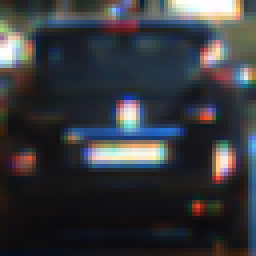
#> input picture vehicles/KITTI_extracted/1239.png, 64 x 64 px (shown 4 times larger); its folder holds only this picture in this run
$ jupyter execute --allow-errors Untitled-Copy4.ipynb   (shell and % lines are left out)   (older library calls are emulated)
#> lines starting #> are read from the running program, lines starting #| are printed output that depends on the picture
[cell 1]
import os
import glob
import matplotlib.image as mpimg
import matplotlib
import matplotlib.pyplot as plt
import numpy as np
import cv2
import time
from sklearn.preprocessing import StandardScaler
from skimage.feature import hog
import time
from sklearn.svm import LinearSVC
from sklearn.model_selection import train_test_split
from sklearn.preprocessing import StandardScaler
from tqdm import tqdm
import pickle
from scipy.ndimage.measurements import label
from moviepy.editor import VideoFileClip
from IPython.display import HTML

[cell 2]
car_images = []
noncar_images = []
car_images.extend(glob.glob('vehicles/KITTI_extracted/*'))
#> (the rest of this cell did not finish here and is left out)

[cell 3]
# Define a function to compute color histogram features
def color_hist(img, nbins=32, bins_range=(0, 256), vis=False):

    bins_range=(0, 256)
    # Compute the histogram of the color channels separately
    channel1_hist = np.histogram(img[:,:,0], bins=nbins, range=bins_range)
    channel2_hist = np.histogram(img[:,:,1], bins=nbins, range=bins_range)
    channel3_hist = np.histogram(img[:,:,2], bins=nbins, range=bins_range)

    # Generating bin centers
    bin_edges = channel1_hist[1] #all three bins are the same size
    bin_centers = (bin_edges[1:] + bin_edges[0:len(bin_edges) - 1])/2

    hist_features = np.concatenate((channel1_hist[0],channel2_hist[0],channel3_hist[0]))
    if vis == True:
        return channel1_hist, channel2_hist, channel3_hist, bin_centers
    else:
        return hist_features

# Generate a random index to look at a car image
ind = np.random.randint(0, len(car_images))
# Read in the image
img = cv2.imread(car_images[ind])
#> img is the input picture: shape (64, 64, 3); mean B, G, R 60.6, 56, 54.3
image = cv2.cvtColor(img, cv2.COLOR_BGR2RGB)
# Compute color histogram features of the test image
channel1_hist, channel2_hist, channel3_hist, bin_centers = color_hist(image, vis=True)
#> in color_hist, `bin_edges = channel1_hist[1]`: bin_edges = 33 values from 0 to 256
#> in color_hist, `bin_centers = (bin_edges[1:] + bin_edges[0:len(bin_edges) - 1])/2`: bin_centers = 32 values from 4 to 252
#> in color_hist, `hist_features = np.concatenate((channel1_hist[0],channel2_hist[0],chan..`: hist_features = 96 values, max 842 at index 66, min 0 at index 32, mean 128
#> bin_centers = 32 values from 4 to 252
# Plot the examples
#> (the rest of this cell did not finish here and is left out)

[cell 4]
def get_hog_features(img, orient, pix_per_cell, cell_per_block,
                        vis=False, feature_vec=True):
    # Call with two outputs if vis==True
    if vis == True:
        features, hog_image = hog(img, orientations=orient,
                                  pixels_per_cell=(pix_per_cell, pix_per_cell),
                                  cells_per_block=(cell_per_block, cell_per_block), block_norm= 'L2-Hys',
                                  transform_sqrt=False,
                                  visualise=True, feature_vector=False)
        return features, hog_image
    # Otherwise call with one output
    else:
        features = hog(img, orientations=orient,
                       pixels_per_cell=(pix_per_cell, pix_per_cell),
                       cells_per_block=(cell_per_block, cell_per_block), block_norm= 'L2-Hys',
                       transform_sqrt=False,
                       visualise=False, feature_vector=feature_vec)
        return features

# Generate a random index to look at a car image
ind = np.random.randint(0, len(car_images))
# Read in the image
image = mpimg.imread(car_images[ind])
gray = cv2.cvtColor(image, cv2.COLOR_RGB2GRAY)
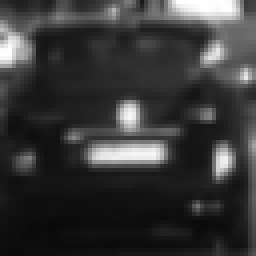
#> gray: shape (64, 64) float32 (shown 4 times larger); min 0.0406, max 1, mean 0.22
# Define HOG parameters
orient = 9
pix_per_cell = 8
cell_per_block = 2
# Call our function with vis=True to see an image output
features, hog_image = get_hog_features(gray, orient,
                        pix_per_cell, cell_per_block,
                        vis=True, feature_vec=False)
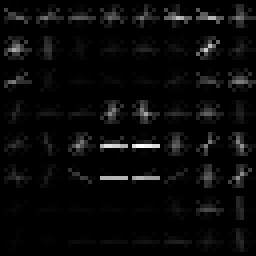
#> hog_image: shape (64, 64) float32 (shown 4 times larger); min 0, max 0.24, mean 0.00903; drawn with min black and max white

# Plot the examples
#> (the rest of this cell did not finish here and is left out)

[cell 5]
# Define a function to compute color histogram features
# Pass the color_space flag as 3-letter all caps string
# like 'HSV' or 'LUV' etc.
def bin_spatial(img, color_space='RGB', size=(32, 32)):
    # Convert image to new color space (if specified)
    if color_space != 'RGB':
        if color_space == 'HSV':
            feature_image = cv2.cvtColor(img, cv2.COLOR_RGB2HSV)
        elif color_space == 'LUV':
            feature_image = cv2.cvtColor(img, cv2.COLOR_RGB2LUV)
        elif color_space == 'HLS':
            feature_image = cv2.cvtColor(img, cv2.COLOR_RGB2HLS)
        elif color_space == 'YUV':
            feature_image = cv2.cvtColor(img, cv2.COLOR_RGB2YUV)
        elif color_space == 'YCrCb':
            feature_image = cv2.cvtColor(img, cv2.COLOR_RGB2YCrCb)
    else: feature_image = np.copy(img)
    # Use cv2.resize().ravel() to create the feature vector
    features = cv2.resize(feature_image, size).ravel()
    # Return the feature vector
    return features

feature_vec = bin_spatial(image, color_space='RGB', size=(32, 32))
#> in bin_spatial, `features = cv2.resize(feature_image, size).ravel()`: features = 3072 values, max 1 at index 74, min 0.0196 at index 2979, mean 0.223
#> feature_vec has the same summary as features in bin_spatial

# Read in an image
# You can also read cutout2, 3, 4 etc. to see other examples
ind = np.random.randint(0, len(car_images))
# Read in the image
image = mpimg.imread(car_images[ind])

# Plot features
#> (the rest of this cell did not finish here and is left out)

[cell 6]
# Define a function to extract features from a list of images
# Have this function call bin_spatial() and color_hist()
def extract_features(images, color_space='RGB', spatial_size=(32, 32),
                     hist_bins=32, orient=9, pix_per_cell=8,
                     cell_per_block=2, hog_channel=0,
                     spatial_feat=True, hist_feat=True, hog_feat=True):
    # Create a list to append feature vectors to
    features = []
    # Iterate through the list of images
    for file in tqdm(images):
        file_features = []
        img = mpimg.imread(file) # idea for the progress came from "nhiddink"
        # apply color conversion if other than 'RGB'
        if color_space != 'RGB':
            if color_space == 'HSV':
                feature_image = cv2.cvtColor(img, cv2.COLOR_RGB2HSV)
            elif color_space == 'LUV':
                feature_image = cv2.cvtColor(img, cv2.COLOR_RGB2LUV)
            elif color_space == 'HLS':
                feature_image = cv2.cvtColor(img, cv2.COLOR_RGB2HLS)
            elif color_space == 'YUV':
                feature_image = cv2.cvtColor(img, cv2.COLOR_RGB2YUV)
            elif color_space == 'YCrCb':
                feature_image = cv2.cvtColor(img, cv2.COLOR_RGB2YCrCb)
        else: feature_image = np.copy(img)

        if spatial_feat == True:
            # Apply bin_spatial() to get spatial color features
            spatial_features = bin_spatial(feature_image, size=spatial_size)
            file_features.append(spatial_features)
        if hist_feat == True:
            # Apply color_hist() also with a color space option now
            hist_features = color_hist(feature_image, nbins=hist_bins)
            file_features.append(hist_features)
        if hog_feat == True:
            # Call get_hog_features() with vis=False, feature_vec=True
            if hog_channel == 'ALL':
                hog_features = []
                for channel in range(feature_image.shape[2]):
                    hog_features.append(get_hog_features(feature_image[:,:,channel],
                                        orient, pix_per_cell, cell_per_block,
                                        vis=False, feature_vec=True))
                hog_features = np.ravel(hog_features)
            else:
                hog_features = get_hog_features(feature_image[:,:,hog_channel], orient,
                                                pix_per_cell, cell_per_block, vis=False,
                                                feature_vec=True)
            file_features.append(hog_features)
        # Append the new feature vector to the features list
        features.append(np.concatenate(file_features))
    # Return list of feature vectors
    return features

[cell 7]
import numpy as np
import cv2
import matplotlib.pyplot as plt
import matplotlib.image as mpimg

#> (the rest of this cell did not finish here and is left out)

[cell 8]
# Define a function to extract features from a single image window
# This function is very similar to extract_features()
# just for a single image rather than list of images
# [45 lines left out: function single_img_features, not called in this run]

[cell 9]
# Define a function you will pass an image
# and the list of windows to be searched (output of slide_windows())
# [29 lines left out: function search_windows, not called in this run]

[cell 10]
### TODO: Tweak these parameters and see how the results change.
color_space = 'YUV' # Can be RGB, HSV, LUV, HLS, YUV, YCrCb
#> color_space = 'YUV'
orient = 9  # HOG orientations
pix_per_cell = 8 # HOG pixels per cell
cell_per_block = 2 # HOG cells per block
hog_channel = 0 # Can be 0, 1, 2, or "ALL"
spatial_size = (16, 16) # Spatial binning dimensions
hist_bins = 16   # Number of histogram bins
spatial_feat = True # Spatial features on or off
hist_feat = True # Histogram features on or off
hog_feat = True # HOG features on or off

[cell 11]
# [4 lines of commented-out code are left out]

t = time.time()


car_features = extract_features(car_images, color_space=color_space,
                            spatial_size=spatial_size, hist_bins=hist_bins,
                            orient=orient, pix_per_cell=pix_per_cell,
                            cell_per_block=cell_per_block,
                            hog_channel=hog_channel,
                            spatial_feat=spatial_feat, hist_feat=hist_feat,
                            hog_feat=hog_feat)
#> in extract_features, `feature_image = cv2.cvtColor(img, cv2.COLOR_RGB2YUV)`: feature_image: shape (64, 64, 3) float32; mean of channels 0, 1, 2 0.22, 0.509, 0.494
#> in extract_features, `spatial_features = bin_spatial(feature_image, size=spatial_size)`: spatial_features = 768 values, max 0.986 at index 36, min 0.0459 at index 681, mean 0.407
#> in extract_features, `hist_features = color_hist(feature_image, nbins=hist_bins)`: hist_features = 48 values, max 4096 at index 0, min 0 at index 1, mean 256
#> in extract_features, `hog_features = get_hog_features(feature_image[:,:,hog_channel], orient..`: hog_features = 1764 values, max 0.699 at index 1345, min 0 at index 1, mean 0.12
#> car_features = 1 item
notcar_features = extract_features(noncar_images, color_space=color_space,
                            spatial_size=spatial_size, hist_bins=hist_bins,
                            orient=orient, pix_per_cell=pix_per_cell,
                            cell_per_block=cell_per_block,
                            hog_channel=hog_channel,
                            spatial_feat=spatial_feat, hist_feat=hist_feat,
                            hog_feat=hog_feat)
#> notcar_features = []

print("Time taken to compute features: ", time.time() - t)

[cell 12]
from sklearn.svm import SVC
t = time.time()
#> (the rest of this cell did not finish here and is left out)

[cell 13]
# [40 lines of commented-out code are left out]

#> (a cell that did not finish here is left out)

#> (a cell that did not finish here is left out)

[cell 16]
# [38 lines left out: functions add_heat, apply_threshold, draw_labeled_bboxes, convert_color, not called in this run]

[cell 17]
# [62 lines left out: function find_cars, not called in this run]

#> (a cell that did not finish here is left out)

[cell 19]
import collections

# [4 lines of commented-out code are left out]
# [62 lines left out: function process_image, not called in this run]

[cell 20]
test_output = "test_output_aws.mp4"
#> test_output = 'test_output_aws.mp4'
#> (the rest of this cell did not finish here and is left out)

$ run again, on vehicles/KITTI_extracted/1572.png
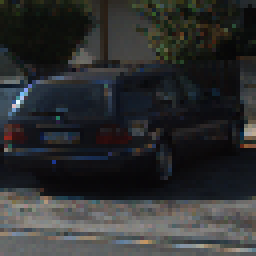
#> input picture vehicles/KITTI_extracted/1572.png, 64 x 64 px (shown 4 times larger)
#> img is the input picture: shape (64, 64, 3); mean B, G, R 48.1, 47.5, 46.2
#> bin_edges = 33 values from 0 to 256
#> in color_hist, `bin_centers = (bin_edges[1:] + bin_edges[0:len(bin_edges) - 1])/2`: bin_centers = 32 values from 4 to 252
#> in color_hist, `hist_features = np.concatenate((channel1_hist[0],channel2_hist[0],chan..`: hist_features = 96 values, max 880 at index 2, min 0 at index 25, mean 128
#> `channel1_hist, channel2_hist, channel3_hist, bin_centers = color_hist(..`: bin_centers = 32 values from 4 to 252
#> `gray = cv2.cvtColor(image, cv2.COLOR_RGB2GRAY)`:
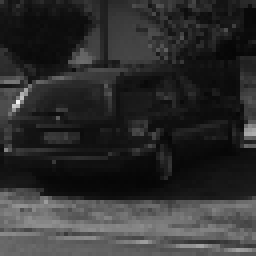
#> gray: shape (64, 64) float32 (shown 4 times larger); min 0.0244, max 0.956, mean 0.185
#> `features, hog_image = get_hog_features(gray, orient, pix_per_cell, cel..`:
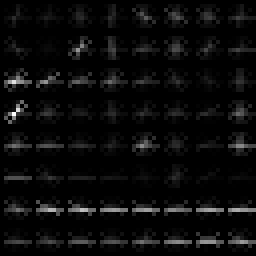
#> hog_image: shape (64, 64) float32 (shown 4 times larger); min 0, max 0.174, mean 0.00757; drawn with min black and max white
#> in bin_spatial, `features = cv2.resize(feature_image, size).ravel()`: features = 3072 values, max 0.777 at index 1160, min 0.0235 at index 2164, mean 0.185
#> feature_vec has the same summary as features in bin_spatial
#> color_space = 'YUV'
#> feature_image: shape (64, 64, 3) float32; mean of channels 0, 1, 2 0.185, 0.502, 0.497
#> spatial_features = 768 values, max 0.68 at index 386, min 0.0283 at index 555, mean 0.394
#> in extract_features, `hist_features = color_hist(feature_image, nbins=hist_bins)`: hist_features = 48 values, max 4096 at index 0, min 0 at index 1, mean 256
#> img: shape (64, 64) float32
#> hog_features = 1764 values, max 0.535 at index 1498, min 0 at index 87, mean 0.13
#> car_features = 1 item
#> notcar_features = []
#> test_output = 'test_output_aws.mp4'

$ run again, on vehicles/KITTI_extracted/1607.png
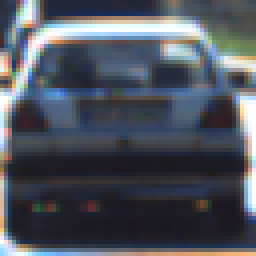
#> input picture vehicles/KITTI_extracted/1607.png, 64 x 64 px (shown 4 times larger)
#> img is the input picture: shape (64, 64, 3); mean B, G, R 93, 83.1, 78.2
#> bin_edges = 33 values from 0 to 256
#> in color_hist, `bin_centers = (bin_edges[1:] + bin_edges[0:len(bin_edges) - 1])/2`: bin_centers = 32 values from 4 to 252
#> in color_hist, `hist_features = np.concatenate((channel1_hist[0],channel2_hist[0],chan..`: hist_features = 96 values, max 729 at index 3, min 0 at index 0, mean 128
#> `channel1_hist, channel2_hist, channel3_hist, bin_centers = color_hist(..`: bin_centers = 32 values from 4 to 252
#> `gray = cv2.cvtColor(image, cv2.COLOR_RGB2GRAY)`:
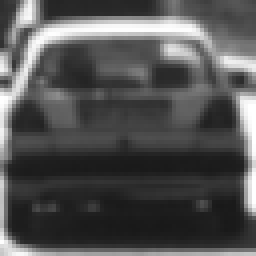
#> gray: shape (64, 64) float32 (shown 4 times larger); min 0.0994, max 1, mean 0.325
#> `features, hog_image = get_hog_features(gray, orient, pix_per_cell, cel..`:
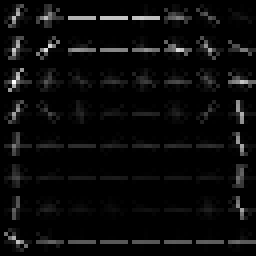
#> hog_image: shape (64, 64) float32 (shown 4 times larger); min 0, max 0.295, mean 0.0128; drawn with min black and max white
#> in bin_spatial, `features = cv2.resize(feature_image, size).ravel()`: features = 3072 values, max 1 at index 311, min 0.0912 at index 2737, mean 0.332
#> feature_vec has the same summary as features in bin_spatial
#> color_space = 'YUV'
#> feature_image: shape (64, 64, 3) float32; mean of channels 0, 1, 2 0.325, 0.52, 0.484
#> spatial_features = 768 values, max 0.977 at index 333, min 0.103 at index 696, mean 0.441
#> in extract_features, `hist_features = color_hist(feature_image, nbins=hist_bins)`: hist_features = 48 values, max 4096 at index 0, min 0 at index 1, mean 256
#> img: shape (64, 64) float32
#> hog_features = 1764 values, max 0.659 at index 1606, min 0 at index 5, mean 0.105
#> car_features = 1 item
#> notcar_features = []
#> test_output = 'test_output_aws.mp4'

$ run again, on vehicles/KITTI_extracted/1333.png
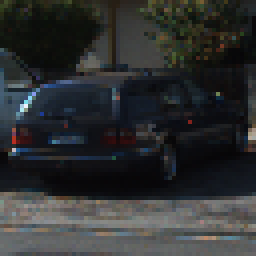
#> input picture vehicles/KITTI_extracted/1333.png, 64 x 64 px (shown 4 times larger)
#> img is the input picture: shape (64, 64, 3); mean B, G, R 48.6, 48.1, 46.4
#> bin_edges = 33 values from 0 to 256
#> in color_hist, `bin_centers = (bin_edges[1:] + bin_edges[0:len(bin_edges) - 1])/2`: bin_centers = 32 values from 4 to 252
#> in color_hist, `hist_features = np.concatenate((channel1_hist[0],channel2_hist[0],chan..`: hist_features = 96 values, max 885 at index 2, min 0 at index 25, mean 128
#> `channel1_hist, channel2_hist, channel3_hist, bin_centers = color_hist(..`: bin_centers = 32 values from 4 to 252
#> `gray = cv2.cvtColor(image, cv2.COLOR_RGB2GRAY)`:
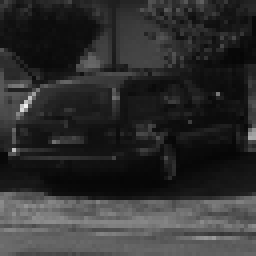
#> gray: shape (64, 64) float32 (shown 4 times larger); min 0.024, max 0.948, mean 0.187
#> `features, hog_image = get_hog_features(gray, orient, pix_per_cell, cel..`:
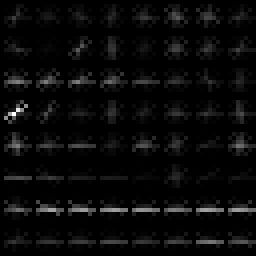
#> hog_image: shape (64, 64) float32 (shown 4 times larger); min 0, max 0.188, mean 0.00736; drawn with min black and max white
#> in bin_spatial, `features = cv2.resize(feature_image, size).ravel()`: features = 3072 values, max 0.762 at index 1163, min 0.0255 at index 1906, mean 0.187
#> feature_vec has the same summary as features in bin_spatial
#> color_space = 'YUV'
#> feature_image: shape (64, 64, 3) float32; mean of channels 0, 1, 2 0.187, 0.502, 0.496
#> spatial_features = 768 values, max 0.68 at index 291, min 0.0273 at index 474, mean 0.394
#> in extract_features, `hist_features = color_hist(feature_image, nbins=hist_bins)`: hist_features = 48 values, max 4096 at index 0, min 0 at index 1, mean 256
#> img: shape (64, 64) float32
#> hog_features = 1764 values, max 0.496 at index 1390, min 0 at index 459, mean 0.129
#> car_features = 1 item
#> notcar_features = []
#> test_output = 'test_output_aws.mp4'
